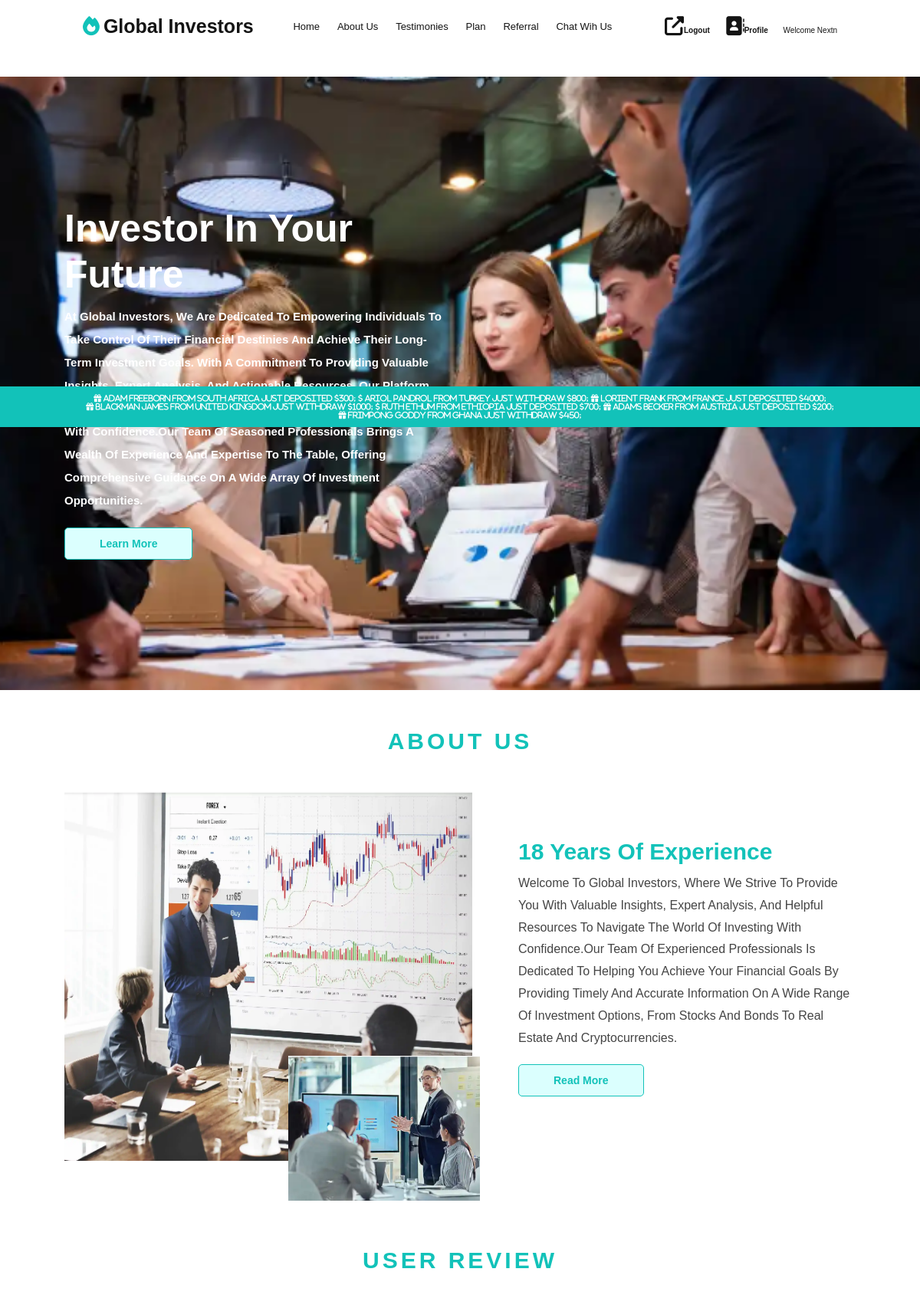
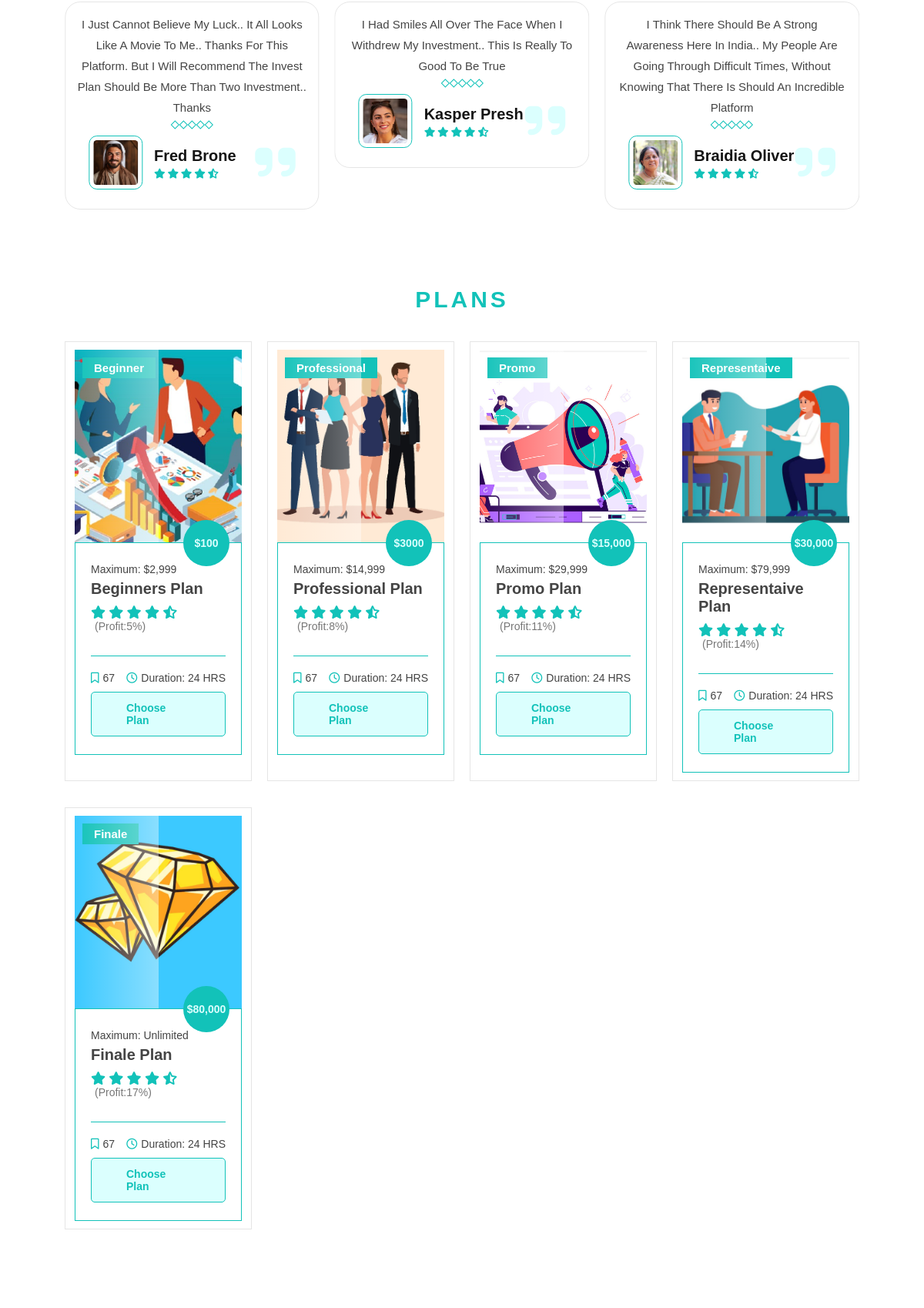
The app's page / (signed in, upper part) with its own data (2 pictures, top to bottom).
### invest/models.py (models this page shows)
class Testimony(models.Model):
	name = models.CharField(max_length=200)
	testimony = models.CharField(max_length=500)
	pictures =  models.ImageField(upload_to='Pictures/', blank=True)
	date = models.DateTimeField(default=timezone.now)

### invest/views.py (the view, shortened to what this page needs)
# urls.py: path(r'', GlobalView, name='home'),
def GlobalView(request, *args, **kwargs):
    code = str(kwargs.get('ref_code'))
    try:
        referal=UserReferal.objects.get(code=code)
        request.session['ref_profile']= referal.id
        print('id', referal.id)
    except:
        pass
    print(request.session.get_expiry_age())
    items = Testimony.objects.order_by('-date')
    if request.method == 'GET':
        form = EmailForm()
    return render(request,'folder/home.html', {'items':items, "form":form})

### invest/templates/folder/home.html (shortened to what this page needs)
{% load static %}
<!DOCTYPE html>
<html>
<head>
	<link rel="stylesheet" type="text/css" href="{% static 'css/style.css' %}">
	<link rel="stylesheet" type="text/css" href="{% static 'css/swiper-bundle.min.css' %}">
    <link rel="stylesheet" type="text/css" href="{% static 'fontawesome/css/all.min.css' %}">
</head>
<body>
<header class="header">
	<a href="#" class="logo"><i class="fa fa-fire"></i>Global Investors</a>
	<nav class="navbar">
		<a href="#home" class="hover-underline">Home</a>
		<a href="#about" class="hover-underline">About Us</a>
		<a href="#testimony" class="hover-underline">Testimonies</a>
		<a href="#plan" class="hover-underline">Plan</a>
		<a href="#referal" class="hover-underline">Referral</a>
		<a href="#chat" class="hover-underline">Chat wih Us</a>
	</nav>
	{% if request.user.is_authenticated %}
	<div class="icons">
		<a href="{% url 'invest:logout' %}" id="sign-btn" class="fa fa-external-link"><span style="font-size:1rem">Logout</span></a>
		<a href="{% url 'invest:profile' %}" id="sign-btn" class="fa fa-address-book"><span style="font-size:1rem">Profile</span></a>
		<a href="" style="font-size: 1rem">Welcome {{request.user.username}}</a>
	</div>
	{% endif %}
</header>
<section>
</section>
<div class="notification-bar">
	<p>This is the notification band</p>
</div>
<div class="notification-bar">
	<marquee><p>
		<span style="color: white;" class="fa fa-gift"> Adam Freeborn from South Africa just deposited $300;</span>
		<span style="color: white;" class="fa fa-dollar"> Ariol Pandrol from Turkey just withdraw $800;</span>
		<span style="color: white;" class="fa fa-gift"> Lorient Frank from France just deposited $4000;</span>
		<span style="color: white;" class="fa fa-gift"> Blackman James from United Kingdom just withdraw $1000;</span>
		<span style="color: white;" class="fa fa-dollar"> Ruth Ethum  from Ethiopia just deposited $700;</span>
		<span style="color: white;" class="fa fa-gift"> Adams Becker from Austria just deposited $200;</span>
		<span style="color: white;" class="fa fa-gift"> Frimpong Goddy from Ghana just withdraw $450;</span>
	</p></marquee>
</div>
<section class="home" id="home">
	<div class="content">
		<h3>Investor in Your Future</h3>
		<p style="align-items: justify;"><b>At Global Investors, we are dedicated to empowering individuals to take control of their financial destinies and achieve their long-term investment goals. With a commitment to providing valuable insights, expert analysis, and actionable resources, our platform serves as a trusted guide for navigating the world of investing with confidence.Our team of seasoned professionals brings a wealth of experience and expertise to the table, offering comprehensive guidance on a wide array of investment opportunities.</b> </p>
		<a href="{% url 'invest:learnmore' %}" class="btn">
			<span class="text text-1">Learn more</span>
			<span class="text text-2" aria-hidden>Learn more</span>
		</a>
	</div>
</section>
<section class="about" id="about">
	<h1 class="heading">About Us</h1>
	<div class="container">
		<figure class="about-image">
			<img src="{% static 'pe.png' %}" alt="" height="500">
			<img src="{% static 'pu.png' %}" alt="" class="about-img">
		</figure>
		<div class="about-content">
			<h3>18 years of experience</h3>
			<p>Welcome to Global Investors, where we strive to provide you with valuable insights, expert analysis, and helpful resources to navigate the world of investing with confidence.Our team of experienced professionals is dedicated to helping you achieve your financial goals by providing timely and accurate information on a wide range of investment options, from stocks and bonds to real estate and cryptocurrencies.</p>
			<a href="{% url 'invest:about' %}" class="btn">
			<span class="text text-1">Read more</span>
			<span class="text text-2" aria-hidden>Read more</span>
		</a>
		</div>
	</div>
</section> <br>
<section class="testimony" id="testimony">
	<h1 class="heading">User Review</h1>
	<div class="swiper review-slider">
		<div class="swiper-wrapper">
			{% for items in items %}
			<div class="swiper-slide slide">
				<p>{{items.testimony}}</p>
				<div class="wrapper">
					<div class="seperator"></div>
					<div class="seperator"></div>
					<div class="seperator"></div>
					<div class="seperator"></div>
					<div class="seperator"></div>
				</div>
				<i class="fas fa-quote-right"></i>
				<div class="user">
					<img src="{{items.pictures.url}}" alt="">
					<div class="user-info">
						<h3>{{items.name}}</h3>
						<div class="stars">
							<i class="fas fa-star"></i>
							<i class="fas fa-star"></i>
							<i class="fas fa-star"></i>
							<i class="fas fa-star"></i>
							<i class="fas fa-star-half-alt"></i>
						</div>
					</div>
				</div>
		</div>
		{% endfor %}
	</div>
</div>
</section>
<section class="plan" id="plan">
	<h1 class="heading">Plans</h1>
	<div class="box-container">
		<div class="box">
			<div class="image shine">
				<img src="{% static 'beginners.png' %}" alt="">
				<h3>Beginner</h3>
			</div>
			<div class="content">
				<h4> $100</h4>
				<p>Maximum: $2,999</p>
				<h3>Beginners Plan</h3>
				<div class="stars">
					<i class="fas fa-star"></i>
					<i class="fas fa-star"></i>
					<i class="fas fa-star"></i>
					<i class="fas fa-star"></i>
					<i class="fas fa-star-half-alt"></i>
					<span>(Profit:5%)</span>
				</div>
				<div class="icons">
					<span><i class="far fa-bookmark"></i>67</span>
					<span><i class="far fa-clock"></i>Duration: 24 HRS</span>
				</div>
				<a href="{% url 'invest:beginner' %}" class="btn">
			<span class="text text-1">Choose plan</span>
			<span class="text text-2" aria-hidden>Choose plan</span>
		</a>
			</div>
		</div>
		<div class="box">
			<div class="image shine">
				<img src="{% static 'professional.png' %}" alt="">
				<h3>Professional</h3>
			</div>
			<div class="content">
				<h4> $3000</h4>
				<p>Maximum: $14,999</p>
				<h3>Professional Plan</h3>
				<div class="stars">
					<i class="fas fa-star"></i>
					<i class="fas fa-star"></i>
					<i class="fas fa-star"></i>
					<i class="fas fa-star"></i>
					<i class="fas fa-star-half-alt"></i>
					<span>(Profit:8%)</span>
				</div>
				<div class="icons">
					<span><i class="far fa-bookmark"></i>67</span>
					<span><i class="far fa-clock"></i>Duration: 24 HRS</span>
				</div>
				<a href="{% url 'invest:professional' %}" class="btn">
			<span class="text text-1">Choose plan</span>
			<span class="text text-2" aria-hidden>Choose plan</span>
		</a>
			</div>
		</div>
		<div class="box">
			<div class="image shine">
				<img src="{% static 'promo.png' %}" alt="">
				<h3>Promo</h3>
			</div>
			<div class="content">
				<h4> $15,000</h4>
				<p>Maximum: $29,999</p>
				<h3>Promo Plan</h3>
				<div class="stars">
					<i class="fas fa-star"></i>
					<i class="fas fa-star"></i>
					<i class="fas fa-star"></i>
					<i class="fas fa-star"></i>
					<i class="fas fa-star-half-alt"></i>
					<span>(Profit:11%)</span>
				</div>
				<div class="icons">
					<span><i class="far fa-bookmark"></i>67</span>
					<span><i class="far fa-clock"></i>Duration: 24 HRS</span>
				</div>
				<a href="{% url 'invest:promo' %}" class="btn">
			<span class="text text-1">Choose plan</span>
			<span class="text text-2" aria-hidden>Choose plan</span>
		</a>
			</div>
		</div>
		<div class="box">
			<div class="image shine">
				<img src="{% static 'representative.png' %}" alt="">
				<h3>Representaive</h3>
			</div>
			<div class="content">
				<h4> $30,000</h4>
				<p>Maximum: $79,999</p>
				<h3>Representaive Plan</h3>
				<div class="stars">
					<i class="fas fa-star"></i>
					<i class="fas fa-star"></i>
					<i class="fas fa-star"></i>
					<i class="fas fa-star"></i>
					<i class="fas fa-star-half-alt"></i>
					<span>(Profit:14%)</span>
				</div>
				<div class="icons">
					<span><i class="far fa-bookmark"></i>67</span>
					<span><i class="far fa-clock"></i>Duration: 24 HRS</span>
				</div>
				<a href="{% url 'invest:representative' %}" class="btn">
			<span class="text text-1">Choose plan</span>
			<span class="text text-2" aria-hidden>Choose plan</span>
		</a>
			</div>
		</div>
		<div class="box">
			<div class="image shine">
				<img src="{% static 'finale.png' %}" alt="">
				<h3>Finale</h3>
			</div>
			<div class="content">
				<h4> $80,000</h4>
				<p>Maximum: Unlimited</p>
				<h3>Finale Plan</h3>
				<div class="stars">
					<i class="fas fa-star"></i>
					<i class="fas fa-star"></i>
					<i class="fas fa-star"></i>
					<i class="fas fa-star"></i>
					<i class="fas fa-star-half-alt"></i>
					<span>(Profit:17%)</span>
				</div>
				<div class="icons">
					<span><i class="far fa-bookmark"></i>67</span>
					<span><i class="far fa-clock"></i>Duration: 24 HRS</span>
				</div>
				<a href="{% url 'invest:finale' %}" class="btn">
			<span class="text text-1">Choose plan</span>
			<span class="text text-2" aria-hidden>Choose plan</span>
		</a>
			</div>
		</div>
	</div>
	</section>
<section class="referal" id="referal">
</section>
</body>
</html>

### records on screen
Testimony: testimony "I Had Smiles All Over The Face When I Withdrew My Investment.. This Is Really To Good To Be True", pictures (picture), name "Kasper Presh"
Testimony: testimony "I Think There Should Be A Strong Awareness Here In India.. My People Are Going Through Difficult Times, Without Knowing That There Is Should An Incredible Platform", pictures (picture), name "Braidia Oliver"
Testimony: testimony "I Just Cannot Believe My Luck.. It All Looks Like A Movie To Me.. Thanks For This Platform. But I Will Recommend The Invest Plan Should Be More Than Two Investment.. Thanks", pictures (picture), name "Fred Brone"

### other values on screen
{{ request.user.username }} "Nextn"
